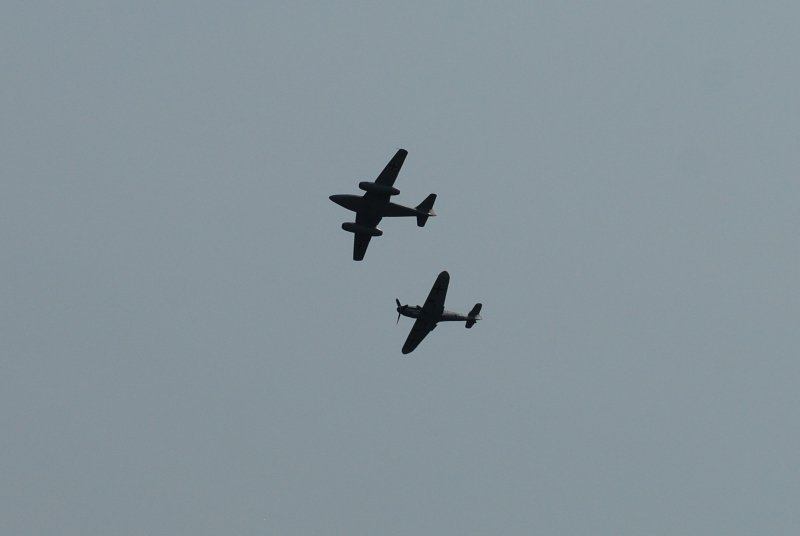
#> input picture planes/img/samolot01.jpg, 800 x 536 px
$ python planes.py
#> lines starting #> are read from the running program, lines starting #| are printed output that depends on the picture; after the words box and inside, x2 and y2 are one past the last pixel; in counts of white or black regions, pixels touching at a corner belong together
from pylab import *
import skimage
from skimage import data, io, filters, exposure, feature, morphology
from skimage.morphology import square
from skimage.filters import rank
from skimage.util.dtype import convert
from skimage import img_as_float, img_as_ubyte
from skimage.color import rgb2hsv, hsv2rgb, rgb2gray
from skimage.filters.edges import convolve
from matplotlib import pylab as plt
import numpy as np
from numpy import array

def get_index(list,value):
    for i in range(len(list)):
        if(list[i]==value):
            return i
    return -1
def find_most_common(img,fr=0,to=255):
    img = img_as_ubyte(img)
    histo, x = np.histogram(img, range(0, 256), density=True)
    maxvl=max(histo[fr:to])
    index = get_index(histo, maxvl)
    col = 1 * ((index +30) / 255)
    return col

def plot_hist(img):
    img = img_as_ubyte(img)
    histo, x = np.histogram(img, range(0, 256), density=True)
    plot(histo)
    xlim(0, 255)
    plt.show()

def show_image(img):
    io.imshow(img)
    plt.show()

def sobel_filter(img):
    return abs(filters.sobel(img))**0.5

def median_filter(img):
    med=filters.rank.median(img,ones([3, 3], dtype=uint8))
    return med

def mean_filter(img):
    res=filters.rank.mean(img,ones([3,3], dtype=uint8))
    return res

def gaussian_filter(img):
    gauss=filters.gaussian(img,sigma=3)
    return gauss

def erosion_filter(img,n):
    for i in range(n):
        image=morphology.erosion(img, square(5))
    return image

def dilatation_filter(img,n):
    for i in range(n):
        image=morphology.dilation(img, square(5))
    return image

def convolve_filter(img):
    K = array([[1,1,1],
               [1,1,1],
               [1,1,1]])
    K = K / sum(K)
    return convolve(img, K)


def normalize(img,perc=0.0):
    img=img_as_float(img)
    MIN = np.percentile(img, perc)
    MAX = np.percentile(img, 100 - perc)
    norm = (img - MIN) / (MAX - MIN)
    norm[norm[:, :] > 1] = 1
    norm[norm[:, :] < 0] = 0
    return norm

def gamma_filter(img,gamma=0.0):
    tmp=img**gamma
    return tmp

def run_filters(img):
    img = median_filter(img)
    img = (1 - img)
    mc=find_most_common(img,fr=30,to=225)
    img[img<mc]=0
    img = erosion_filter(img, 5)
    img=dilatation_filter(img,5)
    img = mean_filter(img)
    img = sobel_filter(img)
    return img

fname="img/samolot01.jpg"
image=io.imread(fname)
#> image is the input picture: shape (536, 800, 3); mean R, G, B 133.8, 147.7, 154.8
org_img=image
img=rgb2gray(image) #1 to biały 0 to czarny
img=run_filters(img)
#> in run_filters, `img = (1 - img)`:
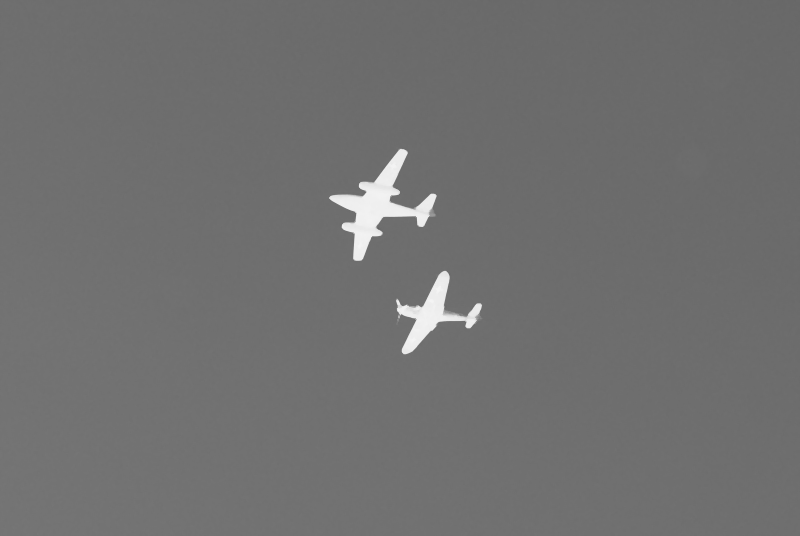
#> img: shape (536, 800); min 98, max 244, mean 111.8
#> in find_most_common, `histo, x = np.histogram(img, range(0, 256), density=True)`: histo = 255 values, max 0.131 at index 110, min 0 at index 0, mean 0.00392; x = 256 values from 0 to 255
#> in find_most_common, `maxvl=max(histo[fr:to])`: maxvl = 0.131
#> the loop in get_index, `for i in range(len(list)):` made 111 passes
#> in find_most_common, `index = get_index(histo, maxvl)`: index = 110
#> in find_most_common, `col = 1 * ((index +30) / 255)`: col = 0.549
#> in sobel_filter, `return abs(filters.sobel(img))**0.5`:
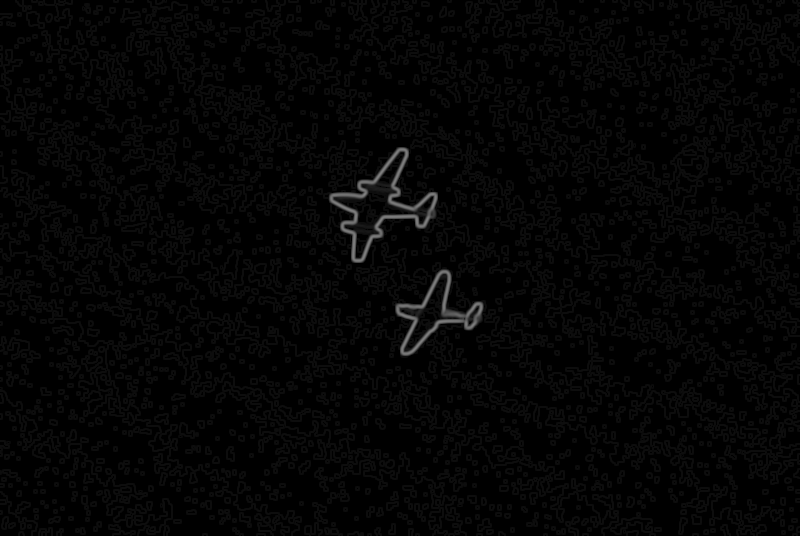
#> returned value: shape (536, 800) float64; min 0, max 0.504, mean 0.0191
minz=img[img!=0].min()
#> minz = 3.13e-09
for i in range(len(img)):
    for j in range(len(img[i])):
        if(img[i][j]>0.06):
            org_img[i][j]=[255,0,0]
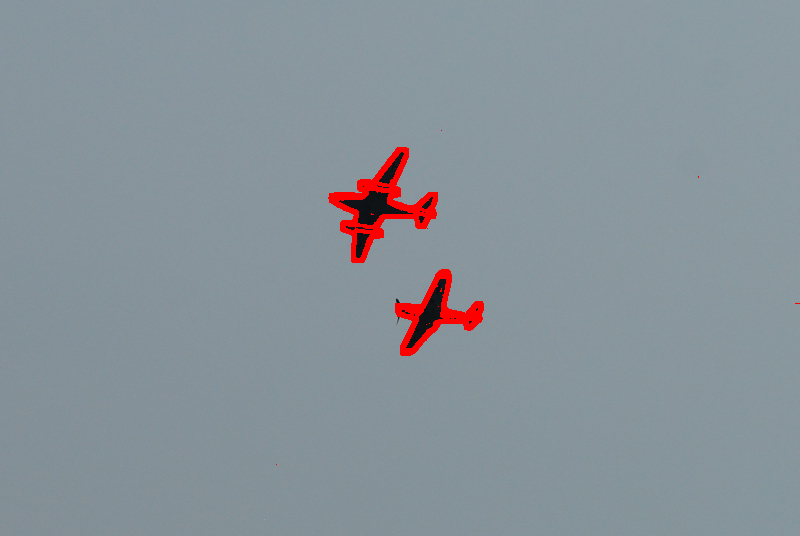
#> org_img: shape (536, 800, 3); 1.29% of pixels changed, all inside (x1, y1, x2, y2) = (276, 130, 800, 465)
show_image(org_img)

$ run again, with planes/img/samolot02.jpg copied over planes/img/samolot01.jpg
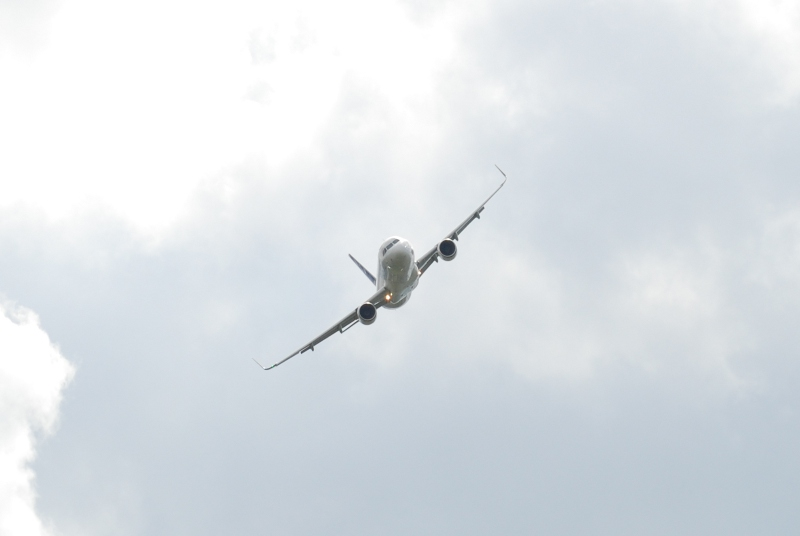
#> input picture planes/img/samolot02.jpg, 800 x 536 px
#> image is the input picture: shape (536, 800, 3); mean R, G, B 220.1, 225.9, 230.5
#> histo = 255 values, max 0.162 at index 2, min 0 at index 0, mean 0.00392; x = 256 values from 0 to 255
#> maxvl = 0.0297
#> the loop in get_index, `for i in range(len(list)):` made 43 passes
#> index = 42
#> col = 0.282
#> in sobel_filter, `return abs(filters.sobel(img))**0.5`:
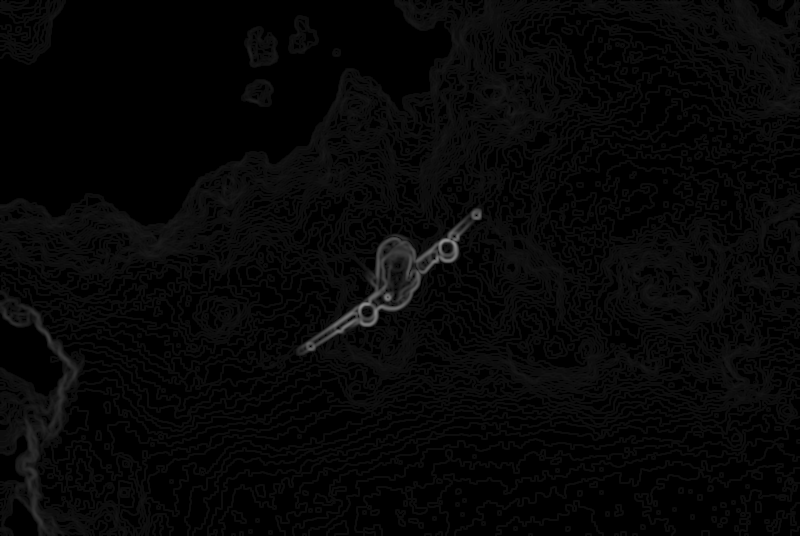
#> returned value: shape (536, 800) float64; min 0, max 0.561, mean 0.0267
#> minz = 1.57e-09
#> after the loop `for i in range(len(img)):`:
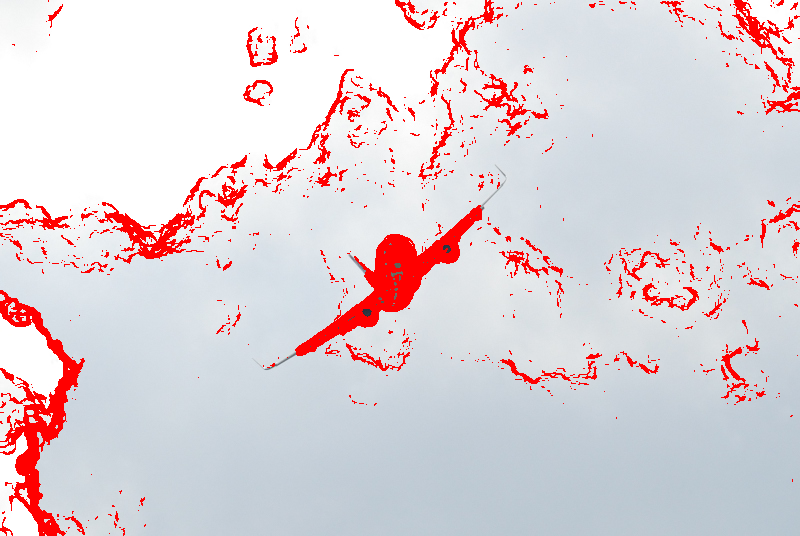
#> org_img: shape (536, 800, 3); 6.82% of pixels changed, all inside (x1, y1, x2, y2) = (0, 0, 800, 536)
